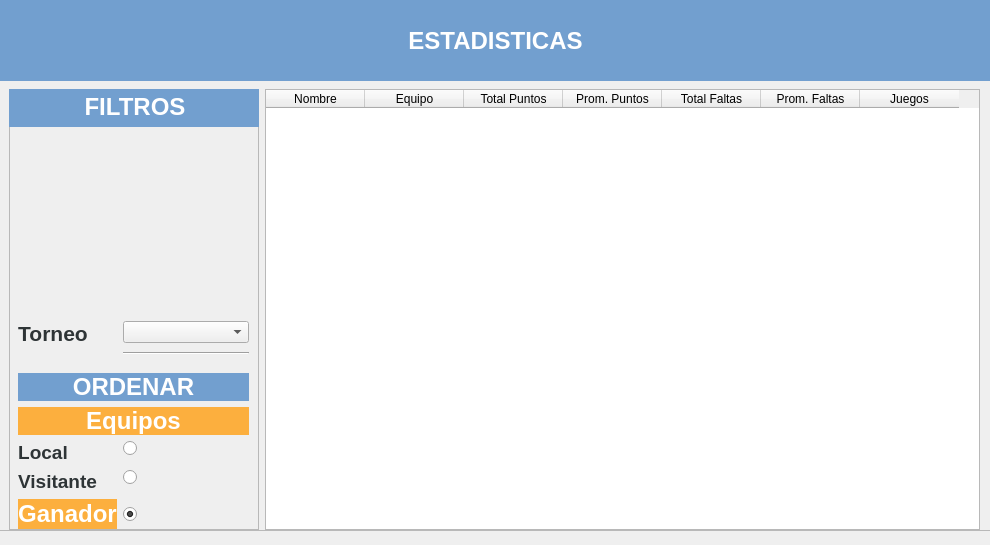
<?xml version="1.0" encoding="UTF-8"?>
<ui version="4.0">
 <class>Form</class>
 <widget class="QWidget" name="Form">
  <property name="geometry">
   <rect>
    <x>0</x>
    <y>0</y>
    <width>990</width>
    <height>545</height>
   </rect>
  </property>
  <property name="minimumSize">
   <size>
    <width>990</width>
    <height>545</height>
   </size>
  </property>
  <property name="maximumSize">
   <size>
    <width>990</width>
    <height>545</height>
   </size>
  </property>
  <property name="windowTitle">
   <string>Form</string>
  </property>
  <widget class="QFrame" name="frame">
   <property name="geometry">
    <rect>
     <x>-10</x>
     <y>0</y>
     <width>1001</width>
     <height>531</height>
    </rect>
   </property>
   <property name="frameShape">
    <enum>QFrame::StyledPanel</enum>
   </property>
   <property name="frameShadow">
    <enum>QFrame::Raised</enum>
   </property>
   <widget class="QWidget" name="horizontalLayoutWidget">
    <property name="geometry">
     <rect>
      <x>19</x>
      <y>89</y>
      <width>971</width>
      <height>441</height>
     </rect>
    </property>
    <layout class="QHBoxLayout" name="horizontalLayout">
     <item>
      <widget class="QFrame" name="frame_2">
       <property name="minimumSize">
        <size>
         <width>250</width>
         <height>0</height>
        </size>
       </property>
       <property name="frameShape">
        <enum>QFrame::StyledPanel</enum>
       </property>
       <property name="frameShadow">
        <enum>QFrame::Raised</enum>
       </property>
       <widget class="QWidget" name="formLayoutWidget">
        <property name="geometry">
         <rect>
          <x>9</x>
          <y>49</y>
          <width>231</width>
          <height>391</height>
         </rect>
        </property>
        <layout class="QFormLayout" name="formLayout">
         <item row="0" column="0">
          <spacer name="verticalSpacer_2">
           <property name="orientation">
            <enum>Qt::Vertical</enum>
           </property>
           <property name="sizeHint" stdset="0">
            <size>
             <width>20</width>
             <height>15</height>
            </size>
           </property>
          </spacer>
         </item>
         <item row="1" column="0">
          <widget class="QLabel" name="label_2">
           <property name="font">
            <font>
             <pointsize>16</pointsize>
             <weight>75</weight>
             <bold>true</bold>
            </font>
           </property>
           <property name="styleSheet">
            <string notr="true">color: rgb(46, 52, 54)</string>
           </property>
           <property name="text">
            <string>Torneo</string>
           </property>
           <property name="alignment">
            <set>Qt::AlignCenter</set>
           </property>
          </widget>
         </item>
         <item row="1" column="1">
          <widget class="QComboBox" name="comboBox"/>
         </item>
         <item row="2" column="0">
          <spacer name="verticalSpacer">
           <property name="orientation">
            <enum>Qt::Vertical</enum>
           </property>
           <property name="sizeHint" stdset="0">
            <size>
             <width>20</width>
             <height>15</height>
            </size>
           </property>
          </spacer>
         </item>
         <item row="2" column="1">
          <widget class="Line" name="line">
           <property name="orientation">
            <enum>Qt::Horizontal</enum>
           </property>
          </widget>
         </item>
         <item row="4" column="0" colspan="2">
          <widget class="QLabel" name="label_9">
           <property name="font">
            <font>
             <pointsize>18</pointsize>
             <weight>75</weight>
             <bold>true</bold>
            </font>
           </property>
           <property name="styleSheet">
            <string notr="true">background-color: rgb(114, 159, 207);
color: rgb(255, 255, 255);</string>
           </property>
           <property name="text">
            <string>ORDENAR</string>
           </property>
           <property name="alignment">
            <set>Qt::AlignCenter</set>
           </property>
          </widget>
         </item>
         <item row="5" column="0" colspan="2">
          <widget class="QLabel" name="label_10">
           <property name="font">
            <font>
             <pointsize>18</pointsize>
             <weight>75</weight>
             <bold>true</bold>
            </font>
           </property>
           <property name="styleSheet">
            <string notr="true">background-color: rgb(252, 175, 62);
color: rgb(255, 255, 255);</string>
           </property>
           <property name="text">
            <string>Equipos</string>
           </property>
           <property name="alignment">
            <set>Qt::AlignCenter</set>
           </property>
          </widget>
         </item>
         <item row="6" column="0">
          <widget class="QLabel" name="label_7">
           <property name="font">
            <font>
             <pointsize>14</pointsize>
             <weight>75</weight>
             <bold>true</bold>
            </font>
           </property>
           <property name="styleSheet">
            <string notr="true">color: rgb(46, 52, 54)</string>
           </property>
           <property name="text">
            <string>Local</string>
           </property>
           <property name="alignment">
            <set>Qt::AlignCenter</set>
           </property>
          </widget>
         </item>
         <item row="6" column="1">
          <widget class="QRadioButton" name="radioButton_2">
           <property name="text">
            <string/>
           </property>
           <property name="checked">
            <bool>false</bool>
           </property>
          </widget>
         </item>
         <item row="7" column="0">
          <widget class="QLabel" name="label_6">
           <property name="font">
            <font>
             <pointsize>14</pointsize>
             <weight>75</weight>
             <bold>true</bold>
            </font>
           </property>
           <property name="styleSheet">
            <string notr="true">color: rgb(46, 52, 54)</string>
           </property>
           <property name="text">
            <string>Visitante</string>
           </property>
           <property name="alignment">
            <set>Qt::AlignCenter</set>
           </property>
          </widget>
         </item>
         <item row="7" column="1">
          <widget class="QRadioButton" name="radioButton">
           <property name="text">
            <string/>
           </property>
          </widget>
         </item>
         <item row="8" column="0">
          <widget class="QLabel" name="label_11">
           <property name="font">
            <font>
             <pointsize>18</pointsize>
             <weight>75</weight>
             <bold>true</bold>
            </font>
           </property>
           <property name="styleSheet">
            <string notr="true">background-color: rgb(252, 175, 62);
color: rgb(255, 255, 255);</string>
           </property>
           <property name="text">
            <string>Ganador</string>
           </property>
           <property name="alignment">
            <set>Qt::AlignCenter</set>
           </property>
          </widget>
         </item>
         <item row="8" column="1">
          <widget class="QRadioButton" name="radioButton_3">
           <property name="minimumSize">
            <size>
             <width>0</width>
             <height>30</height>
            </size>
           </property>
           <property name="text">
            <string/>
           </property>
           <property name="checked">
            <bool>true</bool>
           </property>
          </widget>
         </item>
        </layout>
       </widget>
       <widget class="QLabel" name="label_4">
        <property name="geometry">
         <rect>
          <x>0</x>
          <y>-3</y>
          <width>252</width>
          <height>41</height>
         </rect>
        </property>
        <property name="font">
         <font>
          <pointsize>18</pointsize>
          <weight>75</weight>
          <bold>true</bold>
         </font>
        </property>
        <property name="styleSheet">
         <string notr="true">background-color: rgb(114, 159, 207);
color: rgb(255, 255, 255);</string>
        </property>
        <property name="text">
         <string>FILTROS</string>
        </property>
        <property name="alignment">
         <set>Qt::AlignCenter</set>
        </property>
       </widget>
      </widget>
     </item>
     <item>
      <widget class="QTableWidget" name="tableWidget">
       <property name="editTriggers">
        <set>QAbstractItemView::NoEditTriggers</set>
       </property>
       <property name="alternatingRowColors">
        <bool>true</bool>
       </property>
       <property name="selectionMode">
        <enum>QAbstractItemView::SingleSelection</enum>
       </property>
       <property name="selectionBehavior">
        <enum>QAbstractItemView::SelectRows</enum>
       </property>
       <property name="textElideMode">
        <enum>Qt::ElideMiddle</enum>
       </property>
       <property name="sortingEnabled">
        <bool>true</bool>
       </property>
       <property name="wordWrap">
        <bool>false</bool>
       </property>
       <attribute name="horizontalHeaderDefaultSectionSize">
        <number>99</number>
       </attribute>
       <column>
        <property name="text">
         <string>Nombre</string>
        </property>
       </column>
       <column>
        <property name="text">
         <string>Equipo</string>
        </property>
       </column>
       <column>
        <property name="text">
         <string>Total Puntos</string>
        </property>
       </column>
       <column>
        <property name="text">
         <string>Prom. Puntos</string>
        </property>
       </column>
       <column>
        <property name="text">
         <string>Total Faltas</string>
        </property>
       </column>
       <column>
        <property name="text">
         <string>Prom. Faltas</string>
        </property>
       </column>
       <column>
        <property name="text">
         <string>Juegos</string>
        </property>
       </column>
      </widget>
     </item>
    </layout>
   </widget>
   <widget class="QLabel" name="label_8">
    <property name="geometry">
     <rect>
      <x>10</x>
      <y>0</y>
      <width>991</width>
      <height>81</height>
     </rect>
    </property>
    <property name="font">
     <font>
      <pointsize>18</pointsize>
      <weight>75</weight>
      <bold>true</bold>
     </font>
    </property>
    <property name="styleSheet">
     <string notr="true">background-color: rgb(114, 159, 207);
color: rgb(255, 255, 255);</string>
    </property>
    <property name="text">
     <string>ESTADISTICAS</string>
    </property>
    <property name="alignment">
     <set>Qt::AlignCenter</set>
    </property>
   </widget>
  </widget>
 </widget>
 <resources/>
 <connections/>
</ui>
